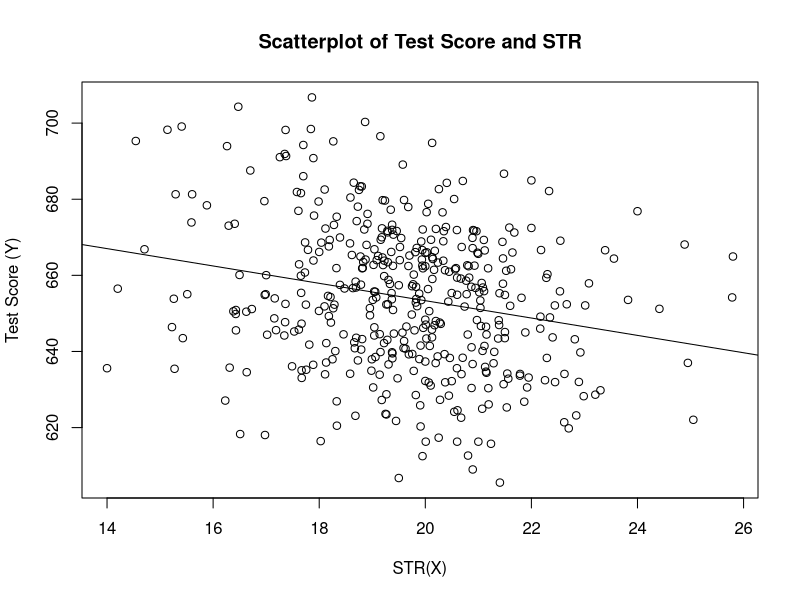
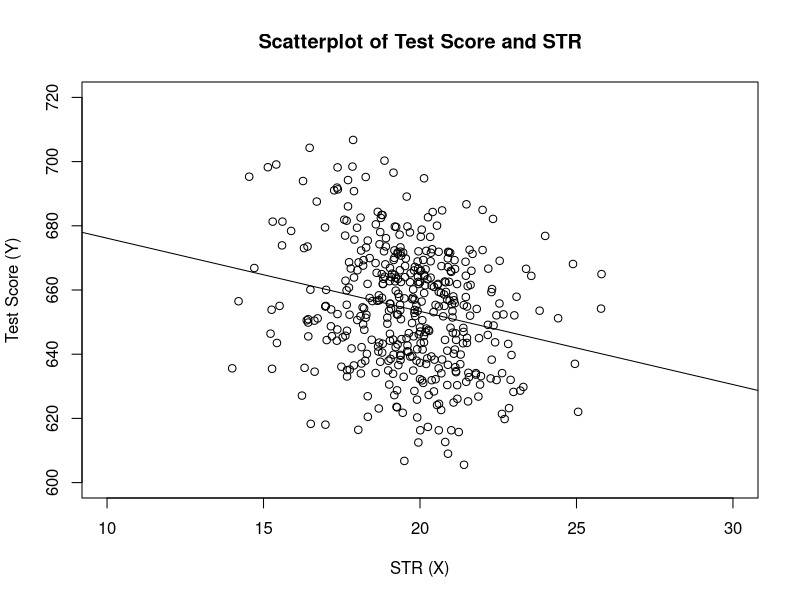
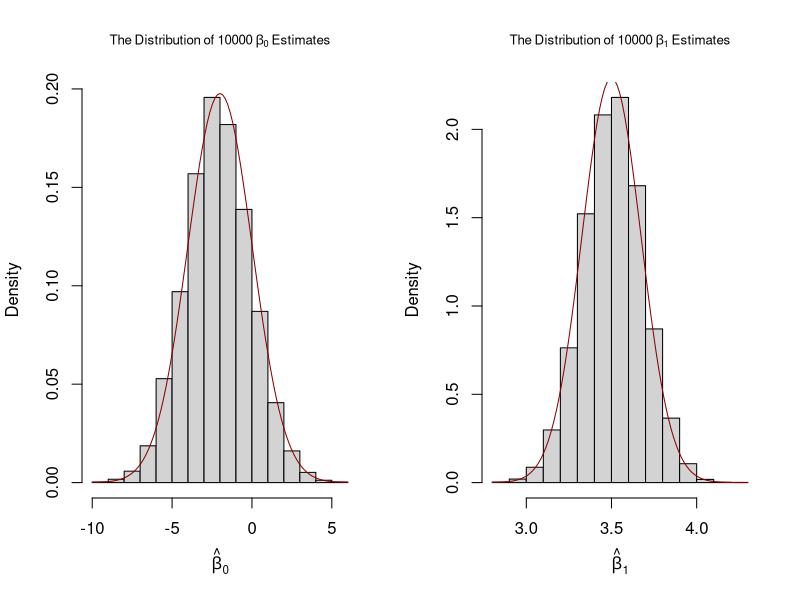

The R script that drew these images, in order:
#install the AER package (once) - "applied econometrics with R"
install.packages("AER")
library(AER)

#load the data from the set
data(CASchools)

#Единица измерения - школа. У каждой школы свой индивидуальный идентификатор.
#есть категориальная переменная district, округ
#количество студентов и учителей - количественные переменные

#Рассказывает, что такое CASchools (датафрейм)
class(CASchools)
#Показывает переменные (?)
head(CASchools)

#compute STR (student to teacher ratio) and append it to CASchools
CASchools$STR = CASchools$students/CASchools$teachers
#compute TestScore and append it to CASchools
CASchools$score = (CASchools$read + CASchools$math)/2

#построение диаграммы рассеяния (?)
plot(score ~ STR,
     data = CASchools,
     main = "Scatterplot of Test Score and STR",
     xlab = "STR(X)",
     ylab = "Test Score (Y)")

#Посчитаем коэффициент корреляции
cor(CASchools$STR, CASchools$score)

#Оценим модель
#lm(Y ∼ X, data = D) — построение парной линейной регрессии для изучения влияния
#объясняющей переменной X на зависимую переменную Y в наборе D; STR - объясняющая переменная

linear_model = lm(score ~ STR, data = CASchools)
linear_model2 = lm(math ~ STR, data = CASchools)
linear_model3 = lm(read ~ STR, data = CASchools)

linear_model
linear_model2 
linear_model3

lm(score ~ STR, data = CASchools)

#add the regression line - истинную зависимость
abline (linear_model)

#score = 699 - 2.28*STR - модель, описывающая связь между числом учеников, приходящихся на 1 учителя
#Интерпртетация: увеличение числа учеников на одного, приходящихся на 1 учителя, приходящегося на 1 ученика,
#в среднем связано с падением среднего результата на двух тестах на 2.28 балла.
#В среднем 1 ученик, приходящийся на одного учителя, в среднем (не всегда так) связан с ...

#18.09.2023
# print the standard output of the estimated lm object to the console
linear_model
mod_summary = summary(linear_model)
mod_summary


#t value = -4.571 < 1.96
#p-value 2.78e-06 < 0.05


#Посчитаем всё вручную:

# compute R^2 manually
SSR <- sum(mod_summary$residuals^2)
TSS <- sum((CASchools$score - mean(CASchools$score))^2)
R2 <- 1 - SSR/TSS

# print the value to the console
R2
#> [1] 0.05124009

# compute SER manually
n <- nrow(CASchools)
SER <- sqrt(SSR / (n-2))

# print the value to the console
SER
#> [1] 18.58097

# plot the data
plot(score ~ STR, 
     data = CASchools,
     main = "Scatterplot of Test Score and STR", 
     xlab = "STR (X)",
     ylab = "Test Score (Y)",
     xlim = c(10, 30),
     ylim = c(600, 720))

# add the regression line
abline(linear_model) 


#Откуда мы знаем про процентили?

# compute sample averages of STR and score
avg_STR <- mean(CASchools$STR) 
avg_score <- mean(CASchools$score)

# compute sample standard deviations of STR and score
sd_STR <- sd(CASchools$STR) 
sd_score <- sd(CASchools$score)
# set up a vector of percentiles and compute the quantiles 
quantiles <- c(0.10, 0.25, 0.4, 0.5, 0.6, 0.75, 0.9)
quant_STR <- quantile(CASchools$STR, quantiles)
quant_score <- quantile(CASchools$score, quantiles)
quant_STR
quant_score

# gather everything in a data.frame 
DistributionSummary <- data.frame(Average = c(avg_STR, avg_score), 
                                  StandardDeviation = c(sd_STR, sd_score), 
                                  quantile = rbind(quant_STR, quant_score))

# print the summary to the console
DistributionSummary


#Симуляция

# simulate data
N <- 100000
X <- runif(N, min = 0, max = 20)
u <- rnorm(N, sd = 10)

# population regression
Y <- -2 + 3.5 * X + u
population <- data.frame(X, Y)

# set sample size
n <- 100

# compute the variance of beta_hat_0
H_i <- 1 - mean(X) / mean(X^2) * X
var_b0 <- var(H_i * u) / (n * mean(H_i^2)^2 )

# compute the variance of hat_beta_1
var_b1 <- var( ( X - mean(X) ) * u ) / (n * var(X)^2)

# print variances to the console
var_b0
#> [1] 4.045066
var_b1
#> [1] 0.03018694
# set repetitions and sample size
n <- 100
reps <- 10000

# initialize the matrix of outcomes
fit <- matrix(ncol = 2, nrow = reps)

# loop sampling and estimation of the coefficients
for (i in 1:reps){
  
  sample <- population[sample(1:N, n), ]
  fit[i, ] <- lm(Y ~ X, data = sample)$coefficients
  
}

# compute variance estimates using outcomes
var(fit[, 1])
#> [1] 4.186832
var(fit[, 2])
#> [1] 0.03096199
# divide plotting area as 1-by-2 array
par(mfrow = c(1, 2))

# plot histograms of beta_0 estimates
hist(fit[, 1],
     cex.main = 0.8,
     main = bquote(The ~ Distribution  ~ of ~ 10000 ~ beta[0] ~ Estimates), 
     xlab = bquote(hat(beta)[0]), 
     freq = F)

# add true distribution to plot
curve(dnorm(x, 
            -2, 
            sqrt(var_b0)), 
      add = T, 
      col = "darkred")

# plot histograms of beta_hat_1 
hist(fit[, 2],
     cex.main = 0.8,
     main = bquote(The ~ Distribution  ~ of ~ 10000 ~ beta[1] ~ Estimates), 
     xlab = bquote(hat(beta)[1]), 
     freq = F)

# add true distribution to plot
curve(dnorm(x, 
            3.5, 
            sqrt(var_b1)), 
      add = T, 
      col = "darkred")



#???

confint(linear_model)
#Intercept = для B0
#STR = для B1

# create the dummy variable as defined above
CASchools$D = CASchools$STR < 20
#Compute the average score when D = 1 (Low STR)
mean.score.for.D.1 = mean(CASchools$score[CASchools$D == TRUE])

#compute the average score when D=0 (high STR)
mean.score.for.D.0 = mean(CASchools$score[CASchools$D == FALSE])

#1. Что является базовой категорией
# По сравнению с базовой категорией (школой, где приходится 20 учеников и более) 
#в школе, где приходится 20 учеников и менее, результаты тестов в среднем на 7.169 меньше.
